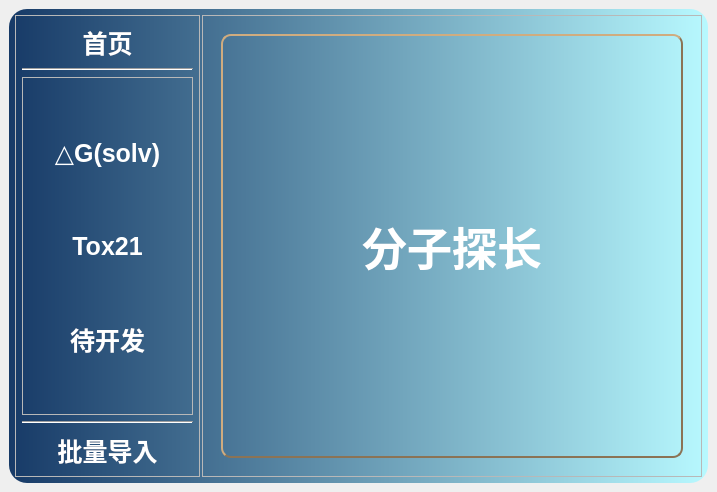
<?xml version="1.0" encoding="UTF-8"?>
<ui version="4.0">
 <class>MainWindow</class>
 <widget class="QMainWindow" name="MainWindow">
  <property name="geometry">
   <rect>
    <x>0</x>
    <y>0</y>
    <width>711</width>
    <height>492</height>
   </rect>
  </property>
  <property name="minimumSize">
   <size>
    <width>0</width>
    <height>0</height>
   </size>
  </property>
  <property name="windowTitle">
   <string>MainWindow</string>
  </property>
  <property name="styleSheet">
   <string notr="true"/>
  </property>
  <widget class="QWidget" name="centralwidget">
   <layout class="QHBoxLayout" name="horizontalLayout">
    <item>
     <widget class="QFrame" name="frame">
      <property name="minimumSize">
       <size>
        <width>0</width>
        <height>0</height>
       </size>
      </property>
      <property name="styleSheet">
       <string notr="true">QFrame#frame{
	/*background-color:qlineargradient(x1:0,y0:1,x1:0,y1:1,stop:0 rgb(19,61,112), stop:1 rgb(54,124,173));*/
background-color:qlineargradient(x1:0,y1:0,x2:1,y2:0,stop:0 rgb(23,58,103), stop:1 rgb(184,249,255));
border-radius:18px;}</string>
      </property>
      <property name="frameShape">
       <enum>QFrame::StyledPanel</enum>
      </property>
      <property name="frameShadow">
       <enum>QFrame::Raised</enum>
      </property>
      <layout class="QHBoxLayout" name="horizontalLayout_2">
       <property name="spacing">
        <number>2</number>
       </property>
       <property name="leftMargin">
        <number>6</number>
       </property>
       <property name="topMargin">
        <number>6</number>
       </property>
       <property name="rightMargin">
        <number>6</number>
       </property>
       <property name="bottomMargin">
        <number>6</number>
       </property>
       <item>
        <widget class="QFrame" name="frame_2">
         <property name="sizePolicy">
          <sizepolicy hsizetype="Expanding" vsizetype="Expanding">
           <horstretch>1</horstretch>
           <verstretch>0</verstretch>
          </sizepolicy>
         </property>
         <property name="minimumSize">
          <size>
           <width>185</width>
           <height>450</height>
          </size>
         </property>
         <property name="styleSheet">
          <string notr="true"/>
         </property>
         <property name="frameShape">
          <enum>QFrame::StyledPanel</enum>
         </property>
         <property name="frameShadow">
          <enum>QFrame::Raised</enum>
         </property>
         <property name="lineWidth">
          <number>1</number>
         </property>
         <layout class="QVBoxLayout" name="verticalLayout_2">
          <property name="sizeConstraint">
           <enum>QLayout::SetDefaultConstraint</enum>
          </property>
          <property name="leftMargin">
           <number>6</number>
          </property>
          <property name="topMargin">
           <number>6</number>
          </property>
          <property name="rightMargin">
           <number>6</number>
          </property>
          <property name="bottomMargin">
           <number>6</number>
          </property>
          <item>
           <widget class="QPushButton" name="pushButton_3">
            <property name="minimumSize">
             <size>
              <width>100</width>
              <height>40</height>
             </size>
            </property>
            <property name="styleSheet">
             <string notr="true">QPushButton{
	color: rgb(255, 255, 255);
font-family:华文新魏;
font: bold 25px;
border-radius:18px;
}
QPushButton:hover {
                background-color: #1976d2;
            }
QPushButton:pressed {
                background-color: #0d47a1;
                padding-left: 12px;
                padding-top: 10px;
            }</string>
            </property>
            <property name="text">
             <string>首页</string>
            </property>
            <property name="icon">
             <iconset resource="qrc.qrc">
              <normaloff>:/images/Qtdesigner/images/首页.png</normaloff>:/images/Qtdesigner/images/首页.png</iconset>
            </property>
            <property name="iconSize">
             <size>
              <width>20</width>
              <height>20</height>
             </size>
            </property>
           </widget>
          </item>
          <item>
           <widget class="Line" name="line">
            <property name="minimumSize">
             <size>
              <width>171</width>
              <height>0</height>
             </size>
            </property>
            <property name="orientation">
             <enum>Qt::Horizontal</enum>
            </property>
           </widget>
          </item>
          <item>
           <widget class="QFrame" name="frame_4">
            <property name="frameShape">
             <enum>QFrame::StyledPanel</enum>
            </property>
            <property name="frameShadow">
             <enum>QFrame::Raised</enum>
            </property>
            <layout class="QVBoxLayout" name="verticalLayout" stretch="0,0,0">
             <property name="spacing">
              <number>4</number>
             </property>
             <property name="leftMargin">
              <number>0</number>
             </property>
             <property name="topMargin">
              <number>6</number>
             </property>
             <property name="rightMargin">
              <number>0</number>
             </property>
             <property name="bottomMargin">
              <number>6</number>
             </property>
             <item>
              <widget class="QPushButton" name="pushButton">
               <property name="minimumSize">
                <size>
                 <width>100</width>
                 <height>40</height>
                </size>
               </property>
               <property name="styleSheet">
                <string notr="true">QPushButton{
	color: rgb(255, 255, 255);
font-family:华文新魏;
font: bold 25px;
border-radius:18px;
border-width: 2px;
/*border-style: outset;*/
}
QPushButton:hover {
                background-color: #1976d2;
            }
QPushButton:pressed {
                background-color: #0d47a1;
                padding-left: 12px;
                padding-top: 10px;
            }</string>
               </property>
               <property name="text">
                <string>△G(solv)</string>
               </property>
               <property name="icon">
                <iconset resource="qrc.qrc">
                 <normaloff>:/images/Qtdesigner/images/检验报告.png</normaloff>:/images/Qtdesigner/images/检验报告.png</iconset>
               </property>
               <property name="iconSize">
                <size>
                 <width>20</width>
                 <height>20</height>
                </size>
               </property>
              </widget>
             </item>
             <item>
              <widget class="QPushButton" name="pushButton_2">
               <property name="minimumSize">
                <size>
                 <width>100</width>
                 <height>40</height>
                </size>
               </property>
               <property name="styleSheet">
                <string notr="true">QPushButton{
	color: rgb(255, 255, 255);
font-family:华文新魏;
font: bold 25px;
border-radius:18px;
}
QPushButton:hover {
                background-color: #1976d2;
            }
QPushButton:pressed {
                background-color: #0d47a1;
                padding-left: 12px;
                padding-top: 10px;
            }</string>
               </property>
               <property name="text">
                <string>Tox21</string>
               </property>
               <property name="icon">
                <iconset resource="qrc.qrc">
                 <normaloff>:/images/Qtdesigner/images/中毒.png</normaloff>:/images/Qtdesigner/images/中毒.png</iconset>
               </property>
               <property name="iconSize">
                <size>
                 <width>20</width>
                 <height>20</height>
                </size>
               </property>
              </widget>
             </item>
             <item>
              <widget class="QPushButton" name="pushButton_7">
               <property name="minimumSize">
                <size>
                 <width>100</width>
                 <height>40</height>
                </size>
               </property>
               <property name="styleSheet">
                <string notr="true">QPushButton{
	color: rgb(255, 255, 255);
font-family:华文新魏;
font: bold 25px;
border-radius:18px;
}
QPushButton:hover {
                background-color: #1976d2;
            }
QPushButton:pressed {
                background-color: #0d47a1;
                padding-left: 12px;
                padding-top: 10px;
            }</string>
               </property>
               <property name="text">
                <string>待开发</string>
               </property>
               <property name="icon">
                <iconset resource="qrc.qrc">
                 <normaloff>:/images/Qtdesigner/images/漏斗.png</normaloff>:/images/Qtdesigner/images/漏斗.png</iconset>
               </property>
               <property name="iconSize">
                <size>
                 <width>20</width>
                 <height>20</height>
                </size>
               </property>
              </widget>
             </item>
            </layout>
           </widget>
          </item>
          <item>
           <widget class="Line" name="line_2">
            <property name="orientation">
             <enum>Qt::Horizontal</enum>
            </property>
           </widget>
          </item>
          <item>
           <widget class="QPushButton" name="pushButton_6">
            <property name="minimumSize">
             <size>
              <width>100</width>
              <height>40</height>
             </size>
            </property>
            <property name="styleSheet">
             <string notr="true">QPushButton{
	color: rgb(255, 255, 255);
font-family:华文新魏;
font: bold 25px;
border-radius:18px;
}
QPushButton:hover {
                background-color: #1976d2;
            }
QPushButton:pressed {
                background-color: #0d47a1;
                padding-left: 12px;
                padding-top: 10px;
            }</string>
            </property>
            <property name="text">
             <string>批量导入</string>
            </property>
            <property name="icon">
             <iconset resource="qrc.qrc">
              <normaloff>:/images/Qtdesigner/images/批量导入.png</normaloff>:/images/Qtdesigner/images/批量导入.png</iconset>
            </property>
            <property name="iconSize">
             <size>
              <width>20</width>
              <height>20</height>
             </size>
            </property>
           </widget>
          </item>
         </layout>
        </widget>
       </item>
       <item>
        <widget class="QFrame" name="frame_3">
         <property name="sizePolicy">
          <sizepolicy hsizetype="Expanding" vsizetype="Expanding">
           <horstretch>5</horstretch>
           <verstretch>0</verstretch>
          </sizepolicy>
         </property>
         <property name="minimumSize">
          <size>
           <width>500</width>
           <height>400</height>
          </size>
         </property>
         <property name="styleSheet">
          <string notr="true"/>
         </property>
         <property name="frameShape">
          <enum>QFrame::StyledPanel</enum>
         </property>
         <property name="frameShadow">
          <enum>QFrame::Raised</enum>
         </property>
         <layout class="QGridLayout" name="gridLayout_3">
          <item row="0" column="1">
           <widget class="QStackedWidget" name="stackedWidget">
            <property name="sizePolicy">
             <sizepolicy hsizetype="Expanding" vsizetype="Expanding">
              <horstretch>0</horstretch>
              <verstretch>0</verstretch>
             </sizepolicy>
            </property>
            <property name="minimumSize">
             <size>
              <width>400</width>
              <height>300</height>
             </size>
            </property>
            <property name="styleSheet">
             <string notr="true"/>
            </property>
            <property name="currentIndex">
             <number>0</number>
            </property>
            <widget class="QWidget" name="page">
             <property name="styleSheet">
              <string notr="true">QWidget{
/*border-image: url(:/images/Qtdesigner/images/dna-7090994_1280.jpg);*/
	border-image: url(:/images/Qtdesigner/images/背景3.png);}</string>
             </property>
             <layout class="QVBoxLayout" name="verticalLayout_6">
              <item>
               <widget class="QLabel" name="label_3">
                <property name="focusPolicy">
                 <enum>Qt::NoFocus</enum>
                </property>
                <property name="toolTip">
                 <string>分子探长是一款分子性质预测软件</string>
                </property>
                <property name="styleSheet">
                 <string notr="true">QLabel{
    border-image: url();  /*新增位置*/
	/*background-color: #473C8B; /*背景色*/ 
	border-style: outset;
	border-width: 2px;
	border-radius:10px; /*边界圆滑*/
	border-color: #8B7355;
	font: bold 45px;
	min-width:2em;
	/*color:#000000; /*字体颜色*/
	font-family:黑体/*华文新魏*/;
	padding: 2px;
	color:rgb(255,255,255);
}</string>
                </property>
                <property name="text">
                 <string>分子探长</string>
                </property>
                <property name="alignment">
                 <set>Qt::AlignCenter</set>
                </property>
               </widget>
              </item>
             </layout>
            </widget>
            <widget class="QWidget" name="page_2">
             <property name="styleSheet">
              <string notr="true">QWidget{
/*border-image: url(:/images/Qtdesigner/images/lab-217043_1280.jpg);*/
border-image: url(:/images/Qtdesigner/images/1.jpg);
border-radius:10px;
}</string>
             </property>
             <layout class="QGridLayout" name="gridLayout">
              <item row="2" column="0">
               <widget class="QLineEdit" name="lineEdit_3">
                <property name="styleSheet">
                 <string notr="true">QLineEdit{
    border-image: url();  /*新增位置*/
	/*background-color: #473C8B; /*背景色*/ 
	border-style: outset;
	border-width: 2px;
	border-radius:10px; /*边界圆滑*/
	border-color: #8B7355;
	font: bold 20px;
	min-width:2em;
	color:#000000; /*字体颜色*/
	font-family:华文新魏;
	padding: 2px;
}</string>
                </property>
                <property name="text">
                 <string/>
                </property>
                <property name="placeholderText">
                 <string>请输入溶剂smiles</string>
                </property>
                <property name="clearButtonEnabled">
                 <bool>true</bool>
                </property>
               </widget>
              </item>
              <item row="1" column="0">
               <widget class="QLineEdit" name="lineEdit_2">
                <property name="styleSheet">
                 <string notr="true">QLineEdit{
    border-image: url();  /*新增位置*/
	/*background-color: #473C8B; /*背景色*/ 
	border-style: outset;
	border-width: 2px;
	border-radius:10px; /*边界圆滑*/
	border-color: #8B7355;
	font: bold 20px;
	min-width:2em;
	color:#000000; /*字体颜色*/
	font-family:华文新魏;
	padding: 2px;
}</string>
                </property>
                <property name="text">
                 <string/>
                </property>
                <property name="placeholderText">
                 <string>请输入溶质smiles</string>
                </property>
                <property name="clearButtonEnabled">
                 <bool>true</bool>
                </property>
               </widget>
              </item>
              <item row="3" column="0" colspan="3">
               <widget class="QPushButton" name="pushButton_5">
                <property name="styleSheet">
                 <string notr="true">QPushButton{
    border-image: url();  /*新增位置*/
	/*background-color: #473C8B; /*背景色*/ 
	border-style: outset;
	border-width: 2px;
	border-radius:5px; /*边界圆滑*/
	border-color: #8B7355;
	font: bold 20px;
	min-width:2em;
	color:#000000; /*字体颜色*/
	font-family:华文新魏;
	padding: 5px;
}
QPushButton:pressed {
                padding-left: 12px;
                padding-top: 10px;
            }

</string>
                </property>
                <property name="text">
                 <string>预测</string>
                </property>
                <property name="icon">
                 <iconset resource="qrc.qrc">
                  <normaloff>:/images/Qtdesigner/images/Prediction.png</normaloff>:/images/Qtdesigner/images/Prediction.png</iconset>
                </property>
                <property name="iconSize">
                 <size>
                  <width>30</width>
                  <height>30</height>
                 </size>
                </property>
               </widget>
              </item>
              <item row="0" column="0" colspan="3">
               <widget class="QLabel" name="label">
                <property name="styleSheet">
                 <string notr="true">QLabel{
    border-image: url();  /*新增位置*/
	/*background-color: #473C8B; /*背景色*/ 
	border-style: outset;
	border-width: 2px;
	border-radius:5px; /*边界圆滑*/
	border-color: #8B7355;
	font: bold 25px;
	min-width:2em;
	color:#000000; /*字体颜色*/
	font-family:华文新魏;
	padding: 5px;
}</string>
                </property>
                <property name="text">
                 <string>溶剂化自由能预测</string>
                </property>
               </widget>
              </item>
             </layout>
            </widget>
            <widget class="QWidget" name="page_3">
             <property name="styleSheet">
              <string notr="true">QWidget{
border-image: url(:/images/Qtdesigner/images/covid-19-4982914_1280.jpg);
	border-image: url(:/images/Qtdesigner/images/technology-4905257_1280.jpg);
border-radius:10px;
}</string>
             </property>
             <layout class="QGridLayout" name="gridLayout_4">
              <item row="2" column="0" colspan="2">
               <widget class="QLineEdit" name="lineEdit">
                <property name="baseSize">
                 <size>
                  <width>0</width>
                  <height>0</height>
                 </size>
                </property>
                <property name="font">
                 <font>
                  <family>华文新魏</family>
                  <pointsize>-1</pointsize>
                  <weight>75</weight>
                  <italic>false</italic>
                  <bold>true</bold>
                 </font>
                </property>
                <property name="styleSheet">
                 <string notr="true">QLineEdit{
    border-image: url();  /*新增位置*/
	/*background-color: rgba(255,255,255); /*背景色*/ 
	border-style: outset;
	border-width: 2px;
	border-radius:5px; /*边界圆滑*/
	border-color: #8B7355;
	font: bold 20px;
	min-width:2em;
	color:#000000; /*字体颜色*/
	font-family:华文新魏;
	padding: 5px;
}
</string>
                </property>
                <property name="text">
                 <string/>
                </property>
                <property name="frame">
                 <bool>true</bool>
                </property>
                <property name="echoMode">
                 <enum>QLineEdit::Normal</enum>
                </property>
                <property name="dragEnabled">
                 <bool>false</bool>
                </property>
                <property name="placeholderText">
                 <string>请输入分子smiles</string>
                </property>
                <property name="cursorMoveStyle">
                 <enum>Qt::LogicalMoveStyle</enum>
                </property>
                <property name="clearButtonEnabled">
                 <bool>true</bool>
                </property>
               </widget>
              </item>
              <item row="3" column="0" colspan="2">
               <widget class="QPushButton" name="pushButton_4">
                <property name="styleSheet">
                 <string notr="true">QPushButton{
    border-image: url();  /*新增位置*/
	/*background-color: #473C8B; /*背景色*/ 
	border-style: outset;
	border-width: 2px;
	border-radius:5px; /*边界圆滑*/
	border-color: #8B7355;
	font: bold 20px;
	min-width:2em;
	color:#000000; /*字体颜色*/
	font-family:华文新魏;
	padding: 5px;
}
QPushButton:pressed {
                padding-left: 12px;
                padding-top: 10px;
            }
</string>
                </property>
                <property name="text">
                 <string>预测</string>
                </property>
                <property name="icon">
                 <iconset resource="qrc.qrc">
                  <normaloff>:/images/Qtdesigner/images/Prediction.png</normaloff>:/images/Qtdesigner/images/Prediction.png</iconset>
                </property>
                <property name="iconSize">
                 <size>
                  <width>30</width>
                  <height>30</height>
                 </size>
                </property>
               </widget>
              </item>
              <item row="1" column="0" colspan="2">
               <widget class="QLabel" name="label_2">
                <property name="styleSheet">
                 <string notr="true">QLabel{
    border-image: url();  /*新增位置*/
	/*background-color: #473C8B; /*背景色*/ 
	border-style: outset;
	border-width: 2px;
	border-radius:5px; /*边界圆滑*/
	border-color: #8B7355;
	font: bold 25px;
	min-width:2em;
	color:#000000; /*字体颜色*/
	font-family:华文新魏;
	padding: 5px;
}
</string>
                </property>
                <property name="text">
                 <string>基于Tox21的毒性预测</string>
                </property>
               </widget>
              </item>
             </layout>
            </widget>
            <widget class="QWidget" name="page_4">
             <property name="styleSheet">
              <string notr="true"/>
             </property>
             <layout class="QGridLayout" name="gridLayout_2" columnstretch="0,0,0,0">
              <item row="4" column="0" colspan="4">
               <widget class="QPlainTextEdit" name="plainTextEdit">
                <property name="styleSheet">
                 <string notr="true">border-style: outset;</string>
                </property>
                <property name="readOnly">
                 <bool>true</bool>
                </property>
                <property name="plainText">
                 <string/>
                </property>
                <property name="centerOnScroll">
                 <bool>false</bool>
                </property>
                <property name="placeholderText">
                 <string>file content</string>
                </property>
               </widget>
              </item>
              <item row="1" column="2" colspan="2">
               <widget class="QRadioButton" name="radioButton_2">
                <property name="font">
                 <font>
                  <pointsize>11</pointsize>
                 </font>
                </property>
                <property name="toolTip">
                 <string>请导入具有列‘smiles’的文件</string>
                </property>
                <property name="text">
                 <string>APPAT</string>
                </property>
               </widget>
              </item>
              <item row="1" column="0" colspan="2">
               <widget class="QRadioButton" name="radioButton">
                <property name="font">
                 <font>
                  <pointsize>11</pointsize>
                 </font>
                </property>
                <property name="toolTip">
                 <string>请导入具有列'SoluteSMILES'和列'SolventSMILES'的文件</string>
                </property>
                <property name="text">
                 <string>CIGIN</string>
                </property>
               </widget>
              </item>
              <item row="7" column="0" colspan="4">
               <widget class="QFrame" name="frame_5">
                <property name="styleSheet">
                 <string notr="true"/>
                </property>
                <property name="frameShape">
                 <enum>QFrame::StyledPanel</enum>
                </property>
                <property name="frameShadow">
                 <enum>QFrame::Raised</enum>
                </property>
                <layout class="QHBoxLayout" name="horizontalLayout_3">
                 <item>
                  <widget class="QLabel" name="label_5">
                   <property name="font">
                    <font>
                     <pointsize>12</pointsize>
                    </font>
                   </property>
                   <property name="styleSheet">
                    <string notr="true"/>
                   </property>
                   <property name="text">
                    <string>进度:</string>
                   </property>
                   <property name="alignment">
                    <set>Qt::AlignCenter</set>
                   </property>
                   <property name="openExternalLinks">
                    <bool>false</bool>
                   </property>
                  </widget>
                 </item>
                 <item>
                  <widget class="QProgressBar" name="progressBar">
                   <property name="styleSheet">
                    <string notr="true">QProgressBar {
        border: 2px solid grey;
        border-radius: 5px;
        text-align: center;
    }

    QProgressBar::chunk {
        /*background-color: qlineargradient(spread:pad, x1:0, y1:0, x2:1, y2:0, stop:0 #FF6600, stop:1 #FF0000);*/
background-color: qlineargradient(spread:pad, x1:0, y1:0, x2:1, y2:0, stop:0 #96c8ff, stop:1 #326496);
    }</string>
                   </property>
                   <property name="value">
                    <number>0</number>
                   </property>
                   <property name="alignment">
                    <set>Qt::AlignCenter</set>
                   </property>
                   <property name="textDirection">
                    <enum>QProgressBar::TopToBottom</enum>
                   </property>
                  </widget>
                 </item>
                </layout>
               </widget>
              </item>
              <item row="9" column="0" colspan="2">
               <widget class="QPushButton" name="pushButton_8">
                <property name="font">
                 <font>
                  <family>宋体</family>
                 </font>
                </property>
                <property name="toolTip">
                 <string/>
                </property>
                <property name="styleSheet">
                 <string notr="true">QPushButton{
font-family:宋体;
}
</string>
                </property>
                <property name="text">
                 <string>开始预测</string>
                </property>
                <property name="icon">
                 <iconset resource="qrc.qrc">
                  <normaloff>:/images/Qtdesigner/images/导入.png</normaloff>:/images/Qtdesigner/images/导入.png</iconset>
                </property>
                <property name="iconSize">
                 <size>
                  <width>20</width>
                  <height>20</height>
                 </size>
                </property>
               </widget>
              </item>
              <item row="9" column="2" colspan="2">
               <widget class="QPushButton" name="pushButton_9">
                <property name="font">
                 <font>
                  <family>宋体</family>
                 </font>
                </property>
                <property name="styleSheet">
                 <string notr="true">QPushButton{
font-family:宋体;
}</string>
                </property>
                <property name="text">
                 <string>保存</string>
                </property>
                <property name="icon">
                 <iconset resource="qrc.qrc">
                  <normaloff>:/images/Qtdesigner/images/保存.png</normaloff>:/images/Qtdesigner/images/保存.png</iconset>
                </property>
                <property name="iconSize">
                 <size>
                  <width>20</width>
                  <height>20</height>
                 </size>
                </property>
               </widget>
              </item>
              <item row="3" column="0" colspan="4">
               <widget class="QPushButton" name="pushButton_10">
                <property name="font">
                 <font>
                  <pointsize>11</pointsize>
                 </font>
                </property>
                <property name="toolTip">
                 <string>请选择.csv或.txt文件</string>
                </property>
                <property name="text">
                 <string>选择文件</string>
                </property>
                <property name="icon">
                 <iconset resource="qrc.qrc">
                  <normaloff>:/images/Qtdesigner/images/选择文件.png</normaloff>:/images/Qtdesigner/images/选择文件.png</iconset>
                </property>
                <property name="iconSize">
                 <size>
                  <width>15</width>
                  <height>15</height>
                 </size>
                </property>
               </widget>
              </item>
             </layout>
             <zorder>radioButton</zorder>
             <zorder>frame_5</zorder>
             <zorder>radioButton_2</zorder>
             <zorder>pushButton_9</zorder>
             <zorder>pushButton_8</zorder>
             <zorder>plainTextEdit</zorder>
             <zorder>pushButton_10</zorder>
            </widget>
           </widget>
          </item>
         </layout>
        </widget>
       </item>
      </layout>
     </widget>
    </item>
   </layout>
  </widget>
 </widget>
 <tabstops>
  <tabstop>pushButton_3</tabstop>
  <tabstop>lineEdit_3</tabstop>
  <tabstop>lineEdit_2</tabstop>
  <tabstop>pushButton_5</tabstop>
  <tabstop>lineEdit</tabstop>
  <tabstop>pushButton_4</tabstop>
 </tabstops>
 <resources>
  <include location="qrc.qrc"/>
 </resources>
 <connections/>
</ui>
